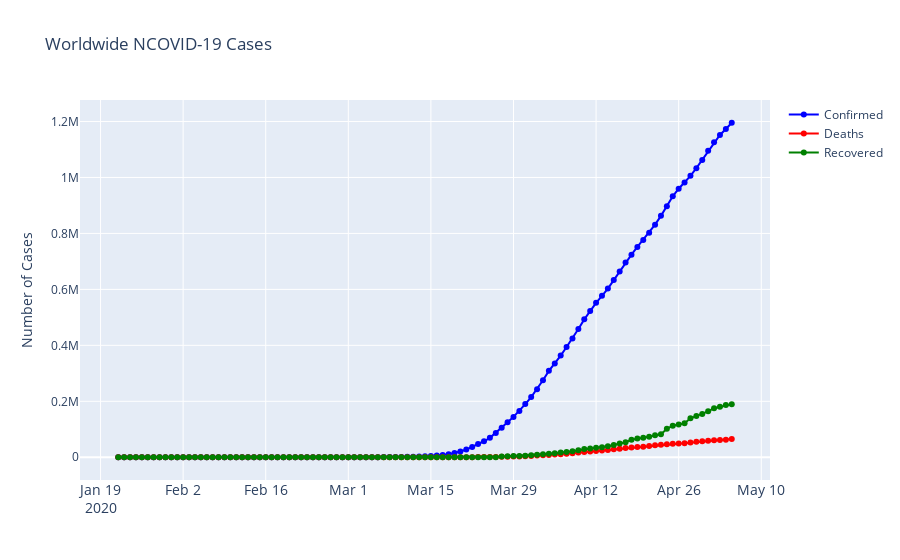

Notebook source saved alongside this figure:
### Code cell
fig = go.Figure()
#Plotting datewise confirmed cases
fig.add_trace(go.Scatter(x=confirmed['date'], y=confirmed['positive'], mode='lines+markers', name='Confirmed',line=dict(color='blue', width=2)))
fig.add_trace(go.Scatter(x=deaths['date'], y=deaths['death'], mode='lines+markers', name='Deaths', line=dict(color='Red', width=2)))
fig.add_trace(go.Scatter(x=recovered['date'], y=recovered['recovered'], mode='lines+markers', name='Recovered', line=dict(color='Green', width=2)))
fig.update_layout(title='Worldwide NCOVID-19 Cases', xaxis_tickfont_size=14,yaxis=dict(title='Number of Cases'))

fig.show()
